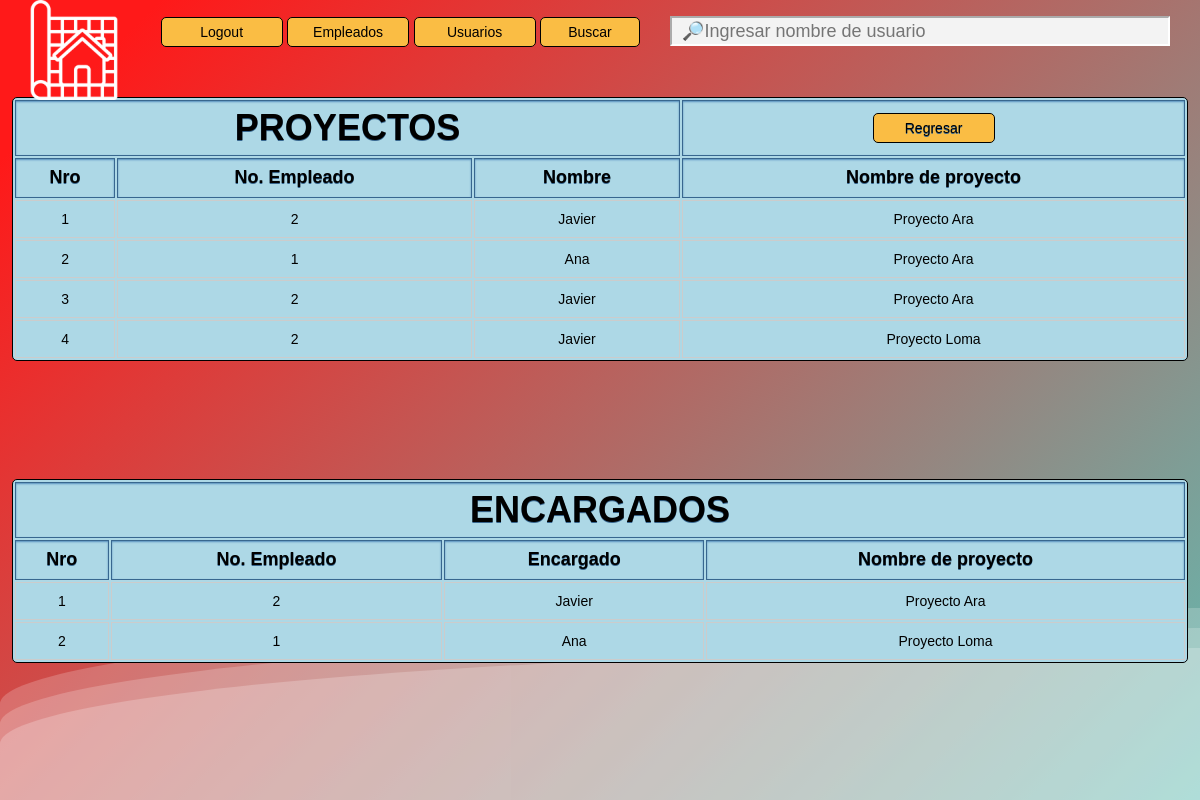
Page /admi/proyectos.php on the committed database.
### tables this page shows
CREATE TABLE `empleados` (
  `id_empleado` int(11) NOT NULL,
  `nombre` varchar(20) DEFAULT NULL,
  `apellidos` varchar(20) DEFAULT NULL,
  `sexo` char(1) DEFAULT NULL,
  `fecha_nac` date DEFAULT NULL,
  `rfc` varchar(13) DEFAULT NULL,
  `correo` varchar(20) DEFAULT NULL,
  `pass` varchar(256) NOT NULL,
  `num_tel` varchar(10) DEFAULT NULL,
  `fecha_contratacion` date DEFAULT NULL,
  `puesto` varchar(15) DEFAULT NULL,
  `direccion` varchar(50) DEFAULT NULL,
  `estatus` int(11) NOT NULL
);

CREATE TABLE `proyectos` (
  `id_proyecto` int(11) NOT NULL,
  `nombre` varchar(20) DEFAULT NULL,
  `id_encargado` int(11) DEFAULT NULL,
  `estado` varchar(10) DEFAULT NULL,
  `tiempo_estimado` int(11) DEFAULT NULL,
  `tiempo_finalizado` int(11) DEFAULT NULL,
  `id_cliente` int(11) DEFAULT NULL,
  `costo` int(11) DEFAULT NULL
);

### admi/proyectos.php (the view, shortened to what this page needs)
<?php
include_once("../conexion/conexionBD.php");
?>
<html>
<head>
		<link rel="stylesheet" href="../found.css" />
</head>
<body>
     <div class="wave"></div>
     <div class="wave"></div>
     <div class="wave"></div>
    <table>
	<img src="../img/iconosh2.png">
			<div id="barrabuscar">
		<form method="POST">
		<a onclick="location.href='../login/log.php'">Logout</a>
        <a onclick="location.href='../admi/lis_emp.php'">Empleados</a>
        <a onclick="location.href='../admi/admi.php'">Usuarios</a>
	    <input type="submit" value="Buscar" name="btnbuscar"><input type="text" name="txtbuscar" id="cajabuscar" placeholder="&#128270;Ingresar nombre de usuario">
		</form>
		</div>
		<tr><th colspan="3"><h1>PROYECTOS</h1><th colspan="2"><a style="font-weight: normal; font-size: 14px;" onclick="location.href='../admi/venta.php'">Regresar</a></th></tr>
			<tr>
			<th>Nro</th>
			<th>No. Empleado</th>
            <th>Nombre</th>
            <th>Nombre de proyecto</th>
			</tr>
        <?php
if(isset($_POST['btnbuscar']))
{
$buscar = $_POST['txtbuscar'];
$queryusuarios = mysqli_query($conexion, "SELECT nombre FROM productos where id_producto like '".$buscar."%'");
}
else
{
$queryusuarios = mysqli_query($conexion, "SELECT empleados.id_empleado, empleados.nombre, proyectos.nombre as Nombre_proyecto from empleados, proyecto_trabajador, proyectos where empleados.id_empleado = proyecto_trabajador.id_empleado and proyecto_trabajador.id_proyecto = proyectos.id_proyecto");
}
		$numerofila = 0;
        while($mostrar = mysqli_fetch_array($queryusuarios))
		{    $numerofila++;
            echo "<tr>";
			echo "<td>".$numerofila."</td>";
            echo "<td>".$mostrar['id_empleado']."</td>";
            echo "<td>".$mostrar['nombre']."</td>";
			echo "<td>".$mostrar['Nombre_proyecto']."</td>";
		}
        ?>
    </table>
	<br>
	<table>
		<tr><th colspan="4"><h1>ENCARGADOS</h1></tr>
			<tr>
			<th>Nro</th>
			<th>No. Empleado</th>
            <th>Encargado</th>
            <th>Nombre de proyecto</th>
			</tr>
        <?php
		$queryusuarios = mysqli_query($conexion, "select empleados.id_empleado, empleados.nombre, proyectos.nombre as Nombre_proyecto from empleados, proyectos where empleados.id_empleado = proyectos.id_encargado");
		$numerofila = 0;
        while($mostrar = mysqli_fetch_array($queryusuarios))
		{    $numerofila++;
            echo "<tr>";
			echo "<td>".$numerofila."</td>";
            echo "<td>".$mostrar['id_empleado']."</td>";
            echo "<td>".$mostrar['nombre']."</td>";
			echo "<td>".$mostrar['Nombre_proyecto']."</td>";
		}
        ?>
    </table>
</body>
</html>

### css/found.css (style rules this page uses)
body { margin: auto; font-family: -apple-system, BlinkMacSystemFont, sans-serif; overflow: auto; background: linear-gradient(315deg, rgba(101,0,94,1) 3%, rgba(60,132,206,1) 38%, rgba(48,238,226,1) 68%, rgba(255,25,25,1) 98%); animation: gradient 15s ease infinite; background-size: 400% 400%; background-attachment: fixed; }
.wave { background: rgb(255 255 255 / 25%); border-radius: 1000% 1000% 0 0; position: fixed; width: 200%; height: 12em; animation: wave 10s -3s linear infinite; transform: translate3d(0, 0, 0); opacity: 0.8; bottom: 0; left: 0; z-index: -1; }
.wave:nth-of-type(2) { bottom: -1.25em; animation: wave 18s linear reverse infinite; opacity: 0.8; }
.wave:nth-of-type(3) { bottom: -2.5em; animation: wave 20s -1s reverse infinite; opacity: 0.9; }

### admi/proyectos.php (style rules this page uses)
body { font-family: sans-serif; margin:0; padding:0; height: 100%; width: 100%; display: flex; flex-direction: column; }
table { text-align:center; width: 98%; border-radius:5px; border: 1px solid black; margin:50px auto; background: lightblue; }
th { background: color:black; height: 40px; font-weight: black; text-shadow: 0 1px 0 #38678f; border: 1px solid #38678f; box-shadow: inset 0px 1px 2px #568ebd; transition: all 0.2s; font-size: 18px; }
tr { border-bottom: 1px solid #cccccc; width:100%; }
td { border: 1px solid #cccccc; padding: 10px; transition: all 0.2s; font-size: 14px; }
a,input[type="submit"],button { font-size: 14px; text-align:center; width: 100px; display: inline-block; background-color:#FABD44; padding: 6px 10px; border-radius:5px; text-decoration: none; color:black; border:1px solid black; cursor:pointer; }
h1 { font-family: sans-serif; margin:5px; }
img { width:100px; height:100px; float:left; position:absolute; margin-left:2%; }
#barrabuscar { color:white; text-align:right; }
#cajabuscar { width:500px; height:30px; font-size:18px; background-color:#f3f3f3; border-color:white; padding-left:10px; margin: 0px 30px; }

### rows in the picture
empleados: id_empleado "2", nombre "Javier", proyectos.nombre "Proyecto Ara", proyectos.nombre "Proyecto Loma"
empleados: id_empleado "1", nombre "Ana", proyectos.nombre "Proyecto Ara", proyectos.nombre "Proyecto Loma"
